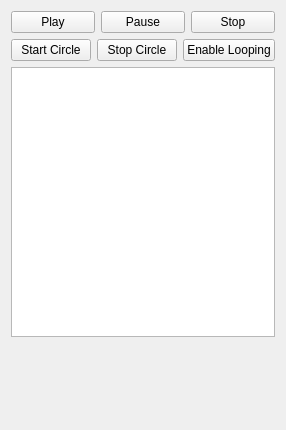
<?xml version="1.0" encoding="UTF-8"?>
<ui version="4.0">
 <class>MainWindow</class>
 <widget class="QMainWindow" name="MainWindow">
  <property name="geometry">
   <rect>
    <x>0</x>
    <y>0</y>
    <width>276</width>
    <height>430</height>
   </rect>
  </property>
  <property name="windowTitle">
   <string>MainWindow</string>
  </property>
  <widget class="QWidget" name="centralWidget">
   <property name="sizePolicy">
    <sizepolicy hsizetype="Minimum" vsizetype="Minimum">
     <horstretch>2</horstretch>
     <verstretch>2</verstretch>
    </sizepolicy>
   </property>
   <layout class="QVBoxLayout" name="verticalLayout">
    <item>
     <layout class="QHBoxLayout" name="horizontalLayout">
      <item>
       <widget class="QPushButton" name="playBut">
        <property name="text">
         <string>Play</string>
        </property>
       </widget>
      </item>
      <item>
       <widget class="QPushButton" name="pauseBut">
        <property name="text">
         <string>Pause</string>
        </property>
       </widget>
      </item>
      <item>
       <widget class="QPushButton" name="stopBut">
        <property name="text">
         <string>Stop</string>
        </property>
       </widget>
      </item>
     </layout>
    </item>
    <item>
     <layout class="QHBoxLayout" name="horizontalLayout_2">
      <item>
       <widget class="QPushButton" name="startCiBut">
        <property name="text">
         <string>Start Circle</string>
        </property>
        <property name="checkable">
         <bool>false</bool>
        </property>
       </widget>
      </item>
      <item>
       <widget class="QPushButton" name="stopCiBut">
        <property name="text">
         <string>Stop Circle</string>
        </property>
       </widget>
      </item>
      <item>
       <widget class="QPushButton" name="enabledLoopBut">
        <property name="text">
         <string>Enable Looping</string>
        </property>
        <property name="checkable">
         <bool>true</bool>
        </property>
       </widget>
      </item>
     </layout>
    </item>
    <item>
     <widget class="QTreeView" name="treeView">
      <property name="styleSheet">
       <string notr="true">background-attachment: scroll;
font: 12pt &quot;MS Shell Dlg 2&quot;;</string>
      </property>
     </widget>
    </item>
    <item>
     <spacer name="verticalSpacer">
      <property name="orientation">
       <enum>Qt::Vertical</enum>
      </property>
      <property name="sizeType">
       <enum>QSizePolicy::Maximum</enum>
      </property>
      <property name="sizeHint" stdset="0">
       <size>
        <width>20</width>
        <height>40</height>
       </size>
      </property>
     </spacer>
    </item>
    <item>
     <widget class="VolumeWidget" name="volWidget" native="true"/>
    </item>
    <item>
     <widget class="QSongScroll" name="songScrollWidget" native="true">
      <property name="minimumSize">
       <size>
        <width>100</width>
        <height>30</height>
       </size>
      </property>
     </widget>
    </item>
   </layout>
  </widget>
 </widget>
 <layoutdefault spacing="6" margin="11"/>
 <customwidgets>
  <customwidget>
   <class>VolumeWidget</class>
   <extends>QWidget</extends>
   <header>qvolwidget.h</header>
   <container>1</container>
  </customwidget>
  <customwidget>
   <class>QSongScroll</class>
   <extends>QWidget</extends>
   <header>qsongscroll.h</header>
   <container>1</container>
  </customwidget>
 </customwidgets>
 <resources/>
 <connections/>
</ui>
